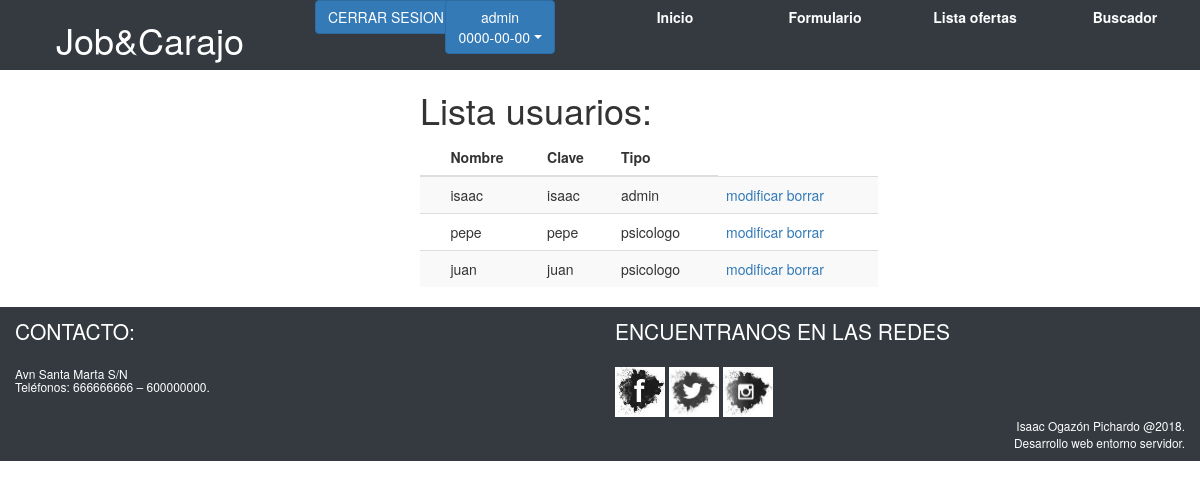
Page /controlador/listarusuario.php (signed in) on the committed database.
### tables this page shows
CREATE TABLE `tbl_usuarios` (
  `id_usuario` int(11) NOT NULL,
  `nombre_usuario` varchar(20) NOT NULL,
  `clave_usuario` varchar(10) NOT NULL,
  `tipo` varchar(10) NOT NULL,
  `hora` date NOT NULL
);

### controlador/listarusuario.php (called while the page is built, shortened)
<?php
include (MODEL_PATH . "listarusuario.php");
$ofertas = getUsuarios();
include (VIEW_PATH . "listarusuario.php");

### modelo/Database.php (called while the page is built, shortened)
<?php
class Database {
    private $dns = "mysql:host=localhost;dbname=proyecto_1ert";
    private $user = "root";
    private $pass = "";
    private static $instance;
    public function __construct() {
        $this->db = new PDO($this->dns, $this->user, $this->pass);
    }
    public static function getInstance() {
        if (!isset(self::$instance)) {
            self::$instance = new $object;
        }
        return self::$instance;
    }
}
?>

### modelo/listarusuario.php (called while the page is built, shortened)
<?php
include "Database.php";
function getUsuarios() {
    $sql = "select * from tbl_usuarios";
    $result = Database::getInstance()->db->query($sql);
    $datos = $result->fetchAll();
    return $datos;
}

### vista/listarusuario.php (the view)
<?php
include(TEMPLATE_PATH . 'encabezado.php');
?>
<div class="col-5 offset-4">
    <h1>Lista usuarios:</h1>
    <table class="table table-striped">
        <thead>
            <tr>
                <th></th>
                <th>Nombre</th>
                <th>Clave</th>
                <th>Tipo</th>
            </tr>
        </thead>
        <?php
        foreach ($ofertas as $valor):
            ?>
            <tr>
                <td></td>
                <td><?php echo $valor['nombre_usuario'] ?></td>
                <td><?php echo $valor['clave_usuario'] ?></td>
                <td><?php echo $valor['tipo'] ?></td>
                <td>
                    <a href=<?php echo "modificarusuario.php?id=" . $valor['id_usuario'] ?>>modificar</a>
                    <a href=<?php echo "borrarusuario.php?id=" . $valor['id_usuario'] ?>>borrar</a></td>
            </tr>
        <?php endforeach; ?>
    </table>
</div>
<?php include(TEMPLATE_PATH . 'pie.php'); ?>

### rows in the picture
tbl_usuarios: nombre_usuario "isaac", clave_usuario "isaac", tipo "admin"
tbl_usuarios: nombre_usuario "pepe", clave_usuario "pepe", tipo "psicologo"
tbl_usuarios: nombre_usuario "juan", clave_usuario "juan", tipo "psicologo"

### other values in the picture
$_SESSION['tipo'] "admin"
$_SESSION['hora'] "0000-00-00"
